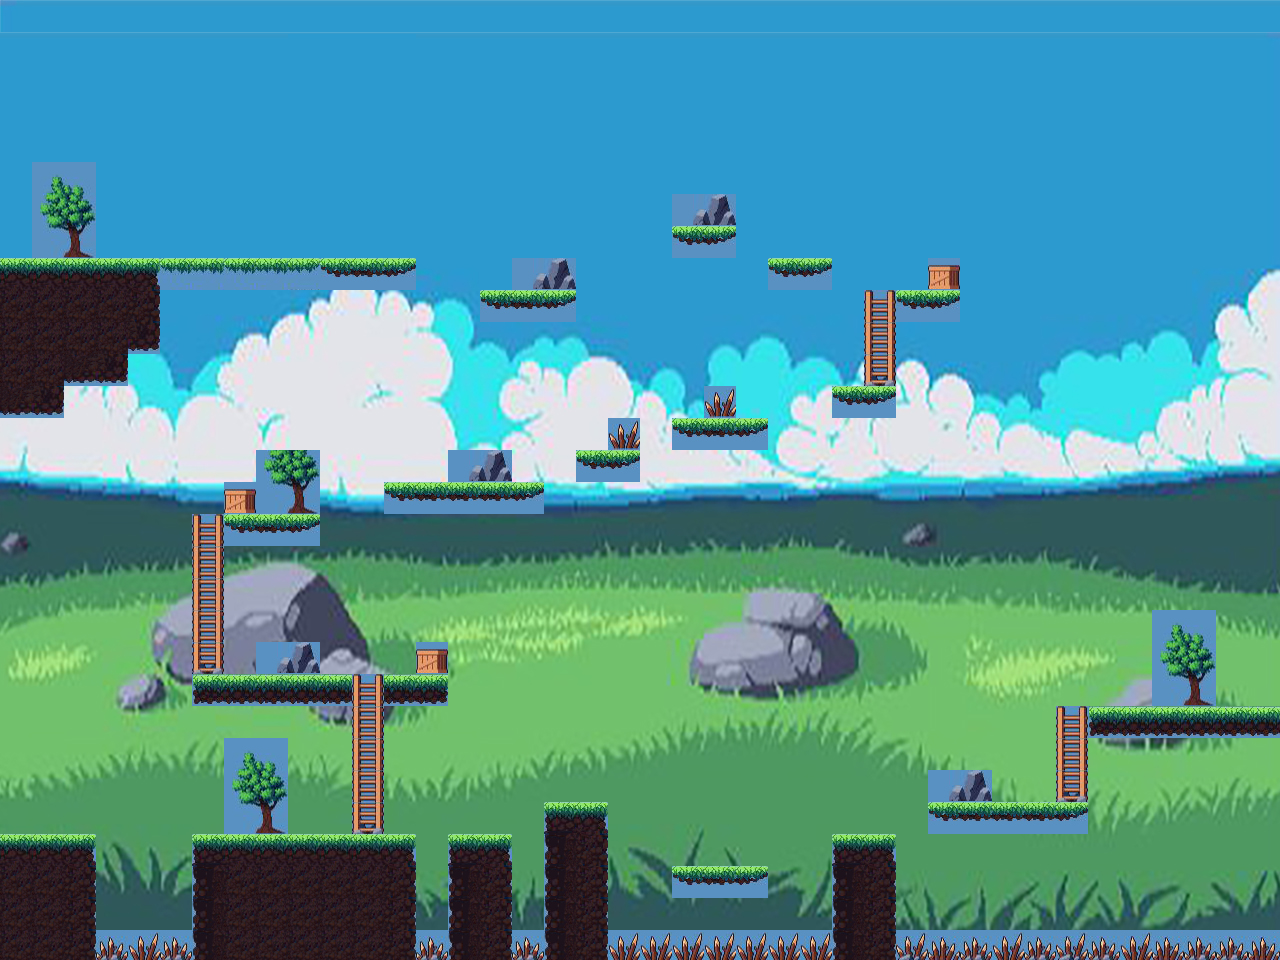

A 2D game scene composited from a Tiled map and its tileset images. What follows is a short description and the map's XML, with each tile layer's data collapsed to a summary:
An orthogonal 40x30 tile map with 32x32 px tiles, 2 tile layers (FONDO, Capa de Patrones 1), 2 tilesets.

<map version="1.2" tiledversion="1.2.4" orientation="orthogonal" renderorder="right-down" width="40" height="30" tilewidth="32" tileheight="32" infinite="0" nextlayerid="4" nextobjectid="1">
 <tileset firstgid="1" source="Patrones/Tileset ModificatPSD.tsx" />
 <tileset firstgid="331" source="Patrones/FONDO.tsx" />
 <layer id="3" name="FONDO" width="40" height="30">
  <data>[1200 cells, 1200 non-empty, 1162 distinct tile ids]</data>
 </layer>
 <layer id="1" name="Capa de Patrones 1" width="40" height="30" offsetx="-2.84217e-14" offsety="2.66667">
  <data>[1200 cells, 250 non-empty, 34 distinct tile ids]</data>
 </layer>
</map>